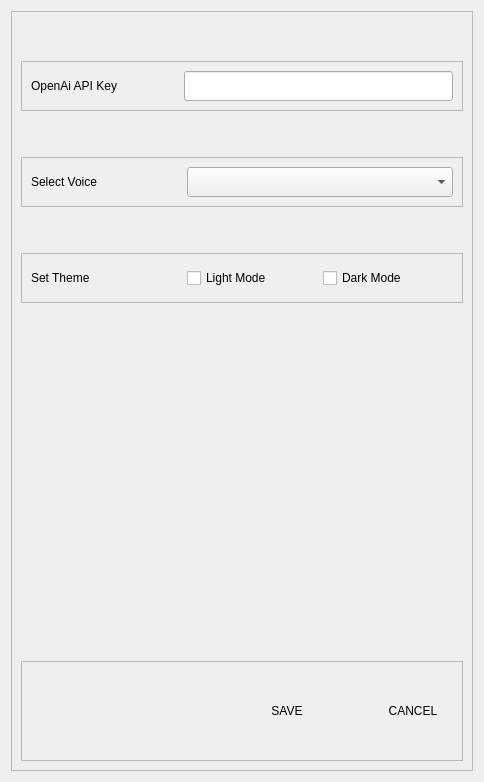
      <widget class="QWidget" name="settingspage">
       <layout class="QVBoxLayout" name="verticalLayout_6">
        <item>
         <widget class="QFrame" name="frame_5">
          <property name="minimumSize">
           <size>
            <width>200</width>
            <height>760</height>
           </size>
          </property>
          <property name="maximumSize">
           <size>
            <width>16777215</width>
            <height>16777215</height>
           </size>
          </property>
          <property name="styleSheet">
           <string notr="true"/>
          </property>
          <property name="frameShape">
           <enum>QFrame::StyledPanel</enum>
          </property>
          <property name="frameShadow">
           <enum>QFrame::Raised</enum>
          </property>
          <layout class="QVBoxLayout" name="verticalLayout_3">
           <item>
            <spacer name="verticalSpacer_2">
             <property name="orientation">
              <enum>Qt::Vertical</enum>
             </property>
             <property name="sizeType">
              <enum>QSizePolicy::Fixed</enum>
             </property>
             <property name="sizeHint" stdset="0">
              <size>
               <width>20</width>
               <height>40</height>
              </size>
             </property>
            </spacer>
           </item>
           <item>
            <widget class="QFrame" name="openAiKeyFrame">
             <property name="sizePolicy">
              <sizepolicy hsizetype="Expanding" vsizetype="Fixed">
               <horstretch>0</horstretch>
               <verstretch>0</verstretch>
              </sizepolicy>
             </property>
             <property name="minimumSize">
              <size>
               <width>0</width>
               <height>50</height>
              </size>
             </property>
             <property name="maximumSize">
              <size>
               <width>16777215</width>
               <height>50</height>
              </size>
             </property>
             <property name="frameShape">
              <enum>QFrame::StyledPanel</enum>
             </property>
             <property name="frameShadow">
              <enum>QFrame::Raised</enum>
             </property>
             <layout class="QHBoxLayout" name="horizontalLayout">
              <property name="spacing">
               <number>3</number>
              </property>
              <item>
               <widget class="QLabel" name="openAiKeyLabel">
                <property name="sizePolicy">
                 <sizepolicy hsizetype="Fixed" vsizetype="Fixed">
                  <horstretch>0</horstretch>
                  <verstretch>0</verstretch>
                 </sizepolicy>
                </property>
                <property name="minimumSize">
                 <size>
                  <width>150</width>
                  <height>30</height>
                 </size>
                </property>
                <property name="maximumSize">
                 <size>
                  <width>150</width>
                  <height>30</height>
                 </size>
                </property>
                <property name="text">
                 <string>OpenAi API Key</string>
                </property>
               </widget>
              </item>
              <item alignment="Qt::AlignVCenter">
               <widget class="QLineEdit" name="openAiKeyLineEdit">
                <property name="minimumSize">
                 <size>
                  <width>0</width>
                  <height>30</height>
                 </size>
                </property>
                <property name="maximumSize">
                 <size>
                  <width>16777215</width>
                  <height>30</height>
                 </size>
                </property>
               </widget>
              </item>
             </layout>
            </widget>
           </item>
           <item>
            <spacer name="verticalSpacer_7">
             <property name="orientation">
              <enum>Qt::Vertical</enum>
             </property>
             <property name="sizeType">
              <enum>QSizePolicy::Fixed</enum>
             </property>
             <property name="sizeHint" stdset="0">
              <size>
               <width>20</width>
               <height>40</height>
              </size>
             </property>
            </spacer>
           </item>
           <item>
            <widget class="QFrame" name="selectVoiceFrame">
             <property name="sizePolicy">
              <sizepolicy hsizetype="Expanding" vsizetype="Fixed">
               <horstretch>0</horstretch>
               <verstretch>0</verstretch>
              </sizepolicy>
             </property>
             <property name="minimumSize">
              <size>
               <width>0</width>
               <height>50</height>
              </size>
             </property>
             <property name="maximumSize">
              <size>
               <width>16777215</width>
               <height>50</height>
              </size>
             </property>
             <property name="frameShape">
              <enum>QFrame::StyledPanel</enum>
             </property>
             <property name="frameShadow">
              <enum>QFrame::Raised</enum>
             </property>
             <layout class="QHBoxLayout" name="horizontalLayout_5">
              <item>
               <widget class="QLabel" name="selectVoiceLabel">
                <property name="sizePolicy">
                 <sizepolicy hsizetype="Fixed" vsizetype="Fixed">
                  <horstretch>0</horstretch>
                  <verstretch>0</verstretch>
                 </sizepolicy>
                </property>
                <property name="minimumSize">
                 <size>
                  <width>150</width>
                  <height>30</height>
                 </size>
                </property>
                <property name="maximumSize">
                 <size>
                  <width>150</width>
                  <height>30</height>
                 </size>
                </property>
                <property name="text">
                 <string>Select Voice</string>
                </property>
               </widget>
              </item>
              <item>
               <widget class="QComboBox" name="selectVoiceComboBox">
                <property name="sizePolicy">
                 <sizepolicy hsizetype="Expanding" vsizetype="Fixed">
                  <horstretch>0</horstretch>
                  <verstretch>0</verstretch>
                 </sizepolicy>
                </property>
                <property name="maximumSize">
                 <size>
                  <width>16777215</width>
                  <height>30</height>
                 </size>
                </property>
               </widget>
              </item>
             </layout>
            </widget>
           </item>
           <item>
            <spacer name="spacer9">
             <property name="orientation">
              <enum>Qt::Vertical</enum>
             </property>
             <property name="sizeType">
              <enum>QSizePolicy::Fixed</enum>
             </property>
             <property name="sizeHint" stdset="0">
              <size>
               <width>20</width>
               <height>40</height>
              </size>
             </property>
            </spacer>
           </item>
           <item>
            <widget class="QFrame" name="themeSettingFrame">
             <property name="sizePolicy">
              <sizepolicy hsizetype="Expanding" vsizetype="Fixed">
               <horstretch>0</horstretch>
               <verstretch>0</verstretch>
              </sizepolicy>
             </property>
             <property name="minimumSize">
              <size>
               <width>0</width>
               <height>50</height>
              </size>
             </property>
             <property name="maximumSize">
              <size>
               <width>16777215</width>
               <height>50</height>
              </size>
             </property>
             <property name="frameShape">
              <enum>QFrame::StyledPanel</enum>
             </property>
             <property name="frameShadow">
              <enum>QFrame::Raised</enum>
             </property>
             <layout class="QHBoxLayout" name="horizontalLayout_11">
              <item>
               <widget class="QLabel" name="label">
                <property name="sizePolicy">
                 <sizepolicy hsizetype="Fixed" vsizetype="Fixed">
                  <horstretch>0</horstretch>
                  <verstretch>0</verstretch>
                 </sizepolicy>
                </property>
                <property name="minimumSize">
                 <size>
                  <width>150</width>
                  <height>30</height>
                 </size>
                </property>
                <property name="maximumSize">
                 <size>
                  <width>150</width>
                  <height>30</height>
                 </size>
                </property>
                <property name="text">
                 <string>Set Theme</string>
                </property>
               </widget>
              </item>
              <item>
               <widget class="QCheckBox" name="lightModeCheckBox">
                <property name="sizePolicy">
                 <sizepolicy hsizetype="Fixed" vsizetype="Fixed">
                  <horstretch>0</horstretch>
                  <verstretch>0</verstretch>
                 </sizepolicy>
                </property>
                <property name="minimumSize">
                 <size>
                  <width>130</width>
                  <height>30</height>
                 </size>
                </property>
                <property name="maximumSize">
                 <size>
                  <width>130</width>
                  <height>30</height>
                 </size>
                </property>
                <property name="text">
                 <string>Light Mode</string>
                </property>
               </widget>
              </item>
              <item>
               <widget class="QCheckBox" name="darkModeCheckBox_2">
                <property name="sizePolicy">
                 <sizepolicy hsizetype="Fixed" vsizetype="Fixed">
                  <horstretch>0</horstretch>
                  <verstretch>0</verstretch>
                 </sizepolicy>
                </property>
                <property name="minimumSize">
                 <size>
                  <width>130</width>
                  <height>30</height>
                 </size>
                </property>
                <property name="maximumSize">
                 <size>
                  <width>130</width>
                  <height>30</height>
                 </size>
                </property>
                <property name="text">
                 <string>Dark Mode</string>
                </property>
               </widget>
              </item>
             </layout>
            </widget>
           </item>
           <item>
            <spacer name="verticalSpacer">
             <property name="orientation">
              <enum>Qt::Vertical</enum>
             </property>
             <property name="sizeHint" stdset="0">
              <size>
               <width>20</width>
               <height>40</height>
              </size>
             </property>
            </spacer>
           </item>
           <item>
            <widget class="QFrame" name="footerSettingsPage">
             <property name="sizePolicy">
              <sizepolicy hsizetype="Expanding" vsizetype="Fixed">
               <horstretch>0</horstretch>
               <verstretch>0</verstretch>
              </sizepolicy>
             </property>
             <property name="minimumSize">
              <size>
               <width>0</width>
               <height>100</height>
              </size>
             </property>
             <property name="maximumSize">
              <size>
               <width>16777215</width>
               <height>100</height>
              </size>
             </property>
             <property name="frameShape">
              <enum>QFrame::StyledPanel</enum>
             </property>
             <property name="frameShadow">
              <enum>QFrame::Raised</enum>
             </property>
             <layout class="QHBoxLayout" name="horizontalLayout_9">
              <item>
               <spacer name="horizontalSpacer">
                <property name="orientation">
                 <enum>Qt::Horizontal</enum>
                </property>
                <property name="sizeHint" stdset="0">
                 <size>
                  <width>40</width>
                  <height>20</height>
                 </size>
                </property>
               </spacer>
              </item>
              <item>
               <widget class="QPushButton" name="saveSettingsButton">
                <property name="sizePolicy">
                 <sizepolicy hsizetype="Fixed" vsizetype="Fixed">
                  <horstretch>0</horstretch>
                  <verstretch>0</verstretch>
                 </sizepolicy>
                </property>
                <property name="minimumSize">
                 <size>
                  <width>70</width>
                  <height>30</height>
                 </size>
                </property>
                <property name="text">
                 <string>SAVE</string>
                </property>
                <property name="checkable">
                 <bool>true</bool>
                </property>
                <property name="flat">
                 <bool>true</bool>
                </property>
               </widget>
              </item>
              <item>
               <spacer name="horizontalSpacer_2">
                <property name="orientation">
                 <enum>Qt::Horizontal</enum>
                </property>
                <property name="sizeType">
                 <enum>QSizePolicy::Fixed</enum>
                </property>
                <property name="sizeHint" stdset="0">
                 <size>
                  <width>40</width>
                  <height>20</height>
                 </size>
                </property>
               </spacer>
              </item>
              <item>
               <widget class="QPushButton" name="cancelSettingsButton">
                <property name="sizePolicy">
                 <sizepolicy hsizetype="Fixed" vsizetype="Fixed">
                  <horstretch>0</horstretch>
                  <verstretch>0</verstretch>
                 </sizepolicy>
                </property>
                <property name="minimumSize">
                 <size>
                  <width>70</width>
                  <height>30</height>
                 </size>
                </property>
                <property name="text">
                 <string>CANCEL</string>
                </property>
                <property name="checkable">
                 <bool>true</bool>
                </property>
                <property name="flat">
                 <bool>true</bool>
                </property>
               </widget>
              </item>
             </layout>
            </widget>
           </item>
          </layout>
         </widget>
        </item>
       </layout>
      </widget>
